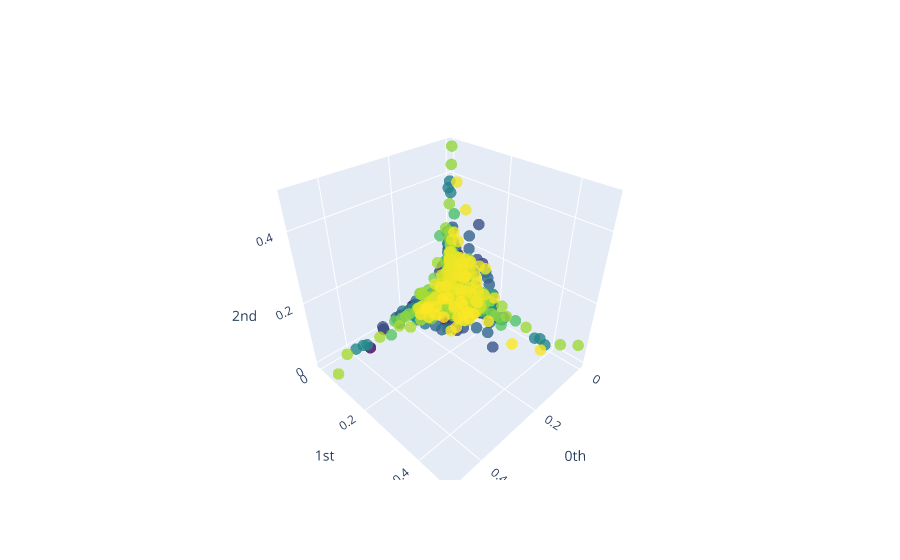

Write notebook code for a chart like this one.
### Code cell
embedding_dimension_periodic = 17
embedding_time_delay_periodic = 35

embedder = SingleTakensEmbedding(
    parameters_type="fixed",
    time_delay=embedding_time_delay_periodic,
    dimension=embedding_dimension_periodic,
    stride=1 # Иначе слишком много значений, и вычисления не произвести
)
enmo_point_cloud = embedder.fit_transform(enmo_series)
plot_point_cloud(enmo_point_cloud).show()

### Figure 1 — Plotly figure (JSON) as saved in the notebook; plotly's stock layout.template omitted (floating-point values rounded to 4 significant figures; data arrays with more than 128 entries replaced by an {"elided": "..."} marker saying what was removed)
{"data": [{"marker": {"color": {"elided": "2176 int values"}, "colorscale": [[0, "#440154"], [0.1111, "#482878"], [0.2222, "#3e4989"], [0.3333, "#31688e"], [0.4444, "#26828e"], [0.5556, "#1f9e89"], [0.6667, "#35b779"], [0.7778, "#6ece58"], [0.8889, "#b5de2b"], [1, "#fde725"]], "opacity": 0.8, "size": 4}, "mode": "markers", "type": "scatter3d", "x": {"elided": "2176 float values"}, "y": {"elided": "2176 float values"}, "z": {"elided": "2176 float values"}}], "layout": {"scene": {"xaxis": {"exponentformat": "e", "showexponent": "all", "title": {"text": "0th"}, "type": "linear"}, "yaxis": {"exponentformat": "e", "showexponent": "all", "title": {"text": "1st"}, "type": "linear"}, "zaxis": {"exponentformat": "e", "showexponent": "all", "title": {"text": "2nd"}, "type": "linear"}}}}
